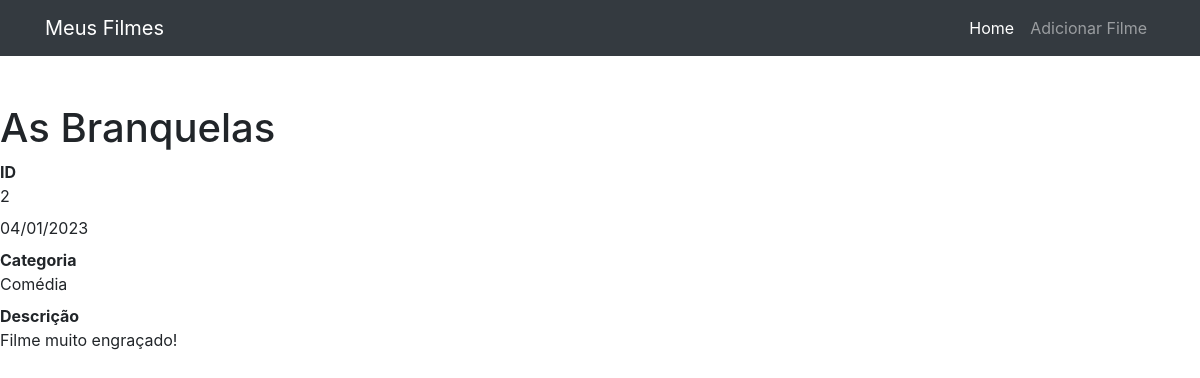
/2, run on the app's committed database.
### homepage/models.py (models this page shows, shortened)
class Filme(models.Model):
    filme = models.CharField(max_length=20)
    resenha = models.TextField(max_length=500, blank=True)
    data_criacao = models.DateField(default=timezone.now)
    categoria = models.ForeignKey(Categoria, on_delete=models.DO_NOTHING)
    mostrar = models.BooleanField(default=True)

class Categoria(models.Model):
    categoria = models.CharField(max_length=50)
    def __str__(self):
        return self.categoria

### homepage/views.py (the view)
# urls.py: path('<int:filme_id>', views.ver_filme, name='ver_filme'),
def ver_filme(request, filme_id):
    filme = get_object_or_404(Filme, id=filme_id)
    if not filme.mostrar:
        raise Http404
    else:
        return render(request, 'homepage/ver_filme.html', {'filme': filme})

### homepage/templates/homepage/ver_filme.html
{%extends 'base.html'%}
{%block conteudo%}
 <h1 class="mt-5">{{ filme.filme }}</h1>
    <dl>
        <dt>ID</dt>
        <dd>{{ filme.id }}</dd>
        <dd>{{ filme.data_criacao|date:'d/m/Y' }}</dd>
        <dt>Categoria</dt>
        <dd>{{ filme.categoria }}</dd>
        <dt>Descrição</dt>
        <dd>{{ filme.resenha }}</dd>
    </dl>
{%endblock%}

### data on the page
Filme: filme "As Branquelas", id "2", data_criacao "04/01/2023", categoria "Comédia", resenha "Filme muito engraçado!"
